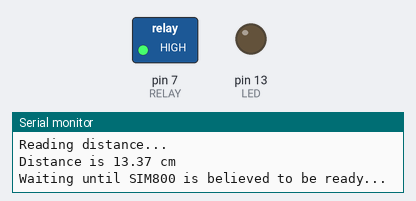
This sketch was run on a simulated Arduino Uno, built with avr-gcc and run on an emulated ATmega328P. Shown: switched loads named in the sketch (green lamp = pin HIGH), output pins drawn as LEDs (lit = HIGH), the last lines printed to the serial monitor. Sleep ends after the set time or at an interrupt; the modem accepts every AT command (registered, SIM ready, sends succeed) and sends nothing else.

Above: at 15.0 s.
At 29.2 s:
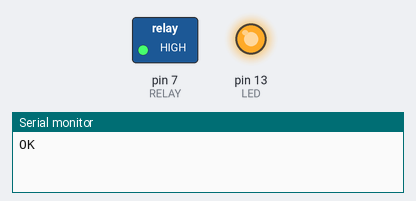
At 60.5 s:
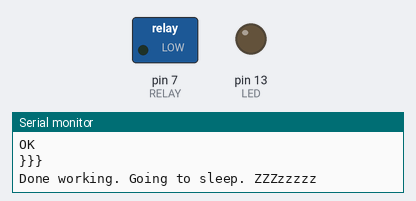
Timing chart, 0 to 115.8 s (numbered marks = the images above):
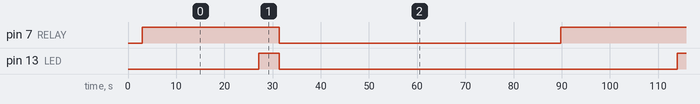

Measured:
- by itself, pin 7 (RELAY): alternates HIGH for 28.4 s and LOW for 58.3 s
- by itself, pin 13 (LED): alternates HIGH for 4.2 s and LOW for 82.5 s

The sketch:

gauge.ino
```cpp
#include "wdsleep.h"
#include "ultrasound.h"
#include "sim800.h"

// http://www.gammon.com.au/forum/?id=11149
// http://www.engblaze.com/hush-little-microprocessor-avr-and-arduino-sleep-mode-basics/
// http://www.circuitbasics.com/wp-content/uploads/2015/11/SRD-05VDC-SL-C-Datasheet.pdf
// https://www.faranux.com/wp-content/uploads/2016/12/SIM800-Series_AT-Command-Manual_V1.09.pdf
// Smart side for å teste http GET-kall: https://webhook.site/#!/480b8799-0b9f-4145-a356-01df766fd0cd/10e62448-4d9b-4bf8-89a2-be7e27754f37/1
// Atemega pinout: https://www.arduino.cc/en/Hacking/PinMapping168

// Sim800L koder:
// atz             Reset all parameters
// at+cmee=2       Enter debug mode: It'll show more error info
// AT&F            Factory reset
// AT+CFUN=1       Enable all phone functionalities
// AT+COPS?

// Husk å sette CFUN til 1, som er full funksjonalitet.

// Pass på å ha nok strøm inn mot sim800l. Vi fikk det til å fungere med 5.4 V.
// Når sim800L binker annethvert sekund, har den koblet seg opp.
// Når den er oppe, og fungerer, kan man ringe til SIM-kortet. Den vil da si "RING" for hvert ring i konsollen.

const int LED = 13;
const int RELAY = 7;

const int SIM_RX = 10;
const int SIM_TX = 11;

const int ULTRA_TRIG = 90;
const int ULTRA_ECHO = 100;

SoftwareSerial simSerial(SIM_RX, SIM_TX);
Sim800 sim(&simSerial);
Ultra ultra (ULTRA_TRIG, ULTRA_ECHO);


void setup() {
  pinMode(LED, OUTPUT);
  pinMode(RELAY, OUTPUT);

  Serial.begin(9600);
  simSerial.begin(9600);

  Serial.println("Hello Karsten and Sigurd. I am woke!");

  while (simSerial.available()) {
    Serial.write(simSerial.read());
  }

  delay(3000);
  simSerial.println("AT\r\n");

  while (simSerial.available()) {
    Serial.write(simSerial.read());
  }
}

double getDistance() {
  ultra.start();

  const int N = 10;
  double distances[N];

  for (int i = 0; i < N; i++) {
    distances[i] = ultra.readDistance();
    Serial.print(F("Got distance: "));
    Serial.print(distances[i]);
    Serial.println(F(" cm"));

    delay(50);
  }

  insertionSort(distances, N);
  printArray(distances, N);

  return distances[N / 2];
}

void onWakeup() {
  Serial.println("Woke up");
  digitalWrite(RELAY, HIGH);

  unsigned long t = millis();

  delay(4000);

  Serial.println("Reading distance...");
  //double distance = getDistance();
  double distance = 13.37;
  Serial.print("Distance is ");
  Serial.print(distance);
  Serial.println(" cm");

  Serial.println("Waiting until SIM800 is believed to be ready...");
  while (millis() < t + 15000) {
    delay(100);
  }

  Serial.println("Talking to SIM800...");
  initHttp();

  Serial.println("HTTP Ready. Sending...");
  digitalWrite(LED, HIGH);
  send(distance);
  digitalWrite(LED, LOW);

  digitalWrite(RELAY, LOW);
  Serial.println("Done working. Going to sleep. ZZZzzzzz");
}

void initHttp() {
  sim.init();
  sim.enableBearerProfile();
  sim.initHttp();
}

void insertionSort(double arr[], int n) {
  double key;
  int i, j;
  for (i = 1; i < n; i++) {
    key = arr[i];
    j = i - 1;

    /* Move elements of arr[0..i-1], that are
      greater than key, to one position ahead
      of their current position */
    while (j >= 0 && arr[j] > key) {
      arr[j + 1] = arr[j];
      j = j - 1;
    }
    arr[j + 1] = key;
  }
}

void printArray(double arr[], int n)
{
  int i;
  for (i = 0; i < n; i++) {
    Serial.print(arr[i]);
    Serial.print(", ");
  }
  Serial.println("");
}

void turnOffPins() {
  //To reduce power, setup all pins as inputs with no pullups
  for (int x = 1 ; x < 18 ; x++) {
    pinMode(x, INPUT);
    digitalWrite(x, HIGH); //changed from low to high which was 400ua change
  }
}

void send(double distance) {
  char url[100];
  memset(url, 0, 100);
  strcat(url, "http://webhook.site/c3d3aa4f-d010-4f4e-ae5b-645a51e4a013");
  strcat(url, "?distance=");
  char distance_str[10];
  memset(distance_str, 0, 10);
  dtostrf(distance, 2, 2, distance_str);
  strcat(url, distance_str);
  Serial.print("Sending get request to: ");
  Serial.println(url);

  sim.sendHttpGet(url);
}

// the loop function runs over and over again forever
void loop() {
  onWakeup();

  delay(1000); // Wait until Serial.print is flushed

  for (int i = 0; i < 7; i++) {
    myWatchdogEnable (0b100001);  // 8 seconds
  }
}

void sim_loop() { // run over and over
  if (simSerial.available()) {
    Serial.write(simSerial.read());
  }
  if (Serial.available()) {
    simSerial.write(Serial.read());
  }
}
```

sim800.h
```cpp
#include <SoftwareSerial.h>

class Sim800 {
  public:
    enum Status {
      ERROR,
      NOT_READY,
      READY,
      CONNECT_OK,
      CONNECT_FAIL,
      ALREADY_CONNECT,
      SEND_OK,
      SEND_FAIL,
      DATA_ACCEPT,
      CLOSED,
      UNKNOWN,
      OK,
      TIMEOUT = 99,
    };
  private:
    SoftwareSerial* serial;
    bool DEBUG = true;

    const char* _networkAPN = "telenor.smart";
    const char* _userName = "dj";
    const char* _passWord = "dj";

    // The _responseInfo list and the `Status` enum must be coherent.
    static const uint8_t _responseInfoSize = 12;
    const char* _responseInfo[_responseInfoSize] = {
      "ERROR",
      "NOT READY",
      "READY",
      "CONNECT OK",
      "CONNECT FAIL",
      "ALREADY CONNECT",
      "SEND OK",
      "SEND FAIL",
      "DATA ACCEPT",
      "CLOSED",
      ">",
      "OK"
    };

  public:

    Status init();
    Status enableBearerProfile();
    Status disableBearerProfile();

    Status initHttp();
    Status closeHttp();

    // Reads everything on the serial buffer. Useful for emptying the buffer.
    String readRaw();

    void printDebug(String *output);

    // Waits for a response and returns with a status code. The timeout is in
    // milliseconds.
    Status checkResponse(uint16_t timeout);


    Sim800(SoftwareSerial* serial) {
      this->serial = serial;
    }

    Status checkConnection();

    Status sendHttpGet(char* url);
};

Sim800::Status Sim800::checkConnection() {
  serial->print(F("AT\r\n"));
  Status status = checkResponse(5000);
  if (status != OK) {
    Serial.println("Failed to connect to SIM800");
  }

  return status;
}

Sim800::Status Sim800::init() {
  // Turn on debug mode
  serial->print(F("at+cmee=2\r\n"));
  Status status = checkResponse(5000);
  if (status != OK) {
    Serial.println("Failed to connect to SIM800");
  }

  // For some reason, the SIM may deactivate different functions. So CFUN=1 will
  // enable all functionality.
  serial->print(F("AT+CFUN=1\r\n"));
  status = checkResponse(5000);
  if (status != OK) {
    Serial.println("Failed to connect to SIM800");
  }

  return status;
}


String Sim800::readRaw() {
  uint16_t timeout = 0;
  while (!serial->available() && timeout < 10000)
  {
    delay(10);
    timeout++;
  }

  if (serial->available())
  {
    String output = serial->readString();
    if (this->DEBUG)
    {
      printDebug(&output);
    }

    return output;
  }

  return "BAD";
}

void Sim800::printDebug(String *output) {
  Serial.print("  Result: {{{");
  Serial.print(*output);
  Serial.println("}}}");
  Serial.flush();
}

Sim800::Status Sim800::checkResponse(uint16_t timeout) {
  unsigned long t = millis();

  delay(1000);

  while (serial->available()) {
    Serial.write(serial->read());
  }

  return OK;

  while (millis() < t + timeout)
  {
    if (serial->available()) //check if the device is sending a message
    {
      String tempData = serial->readString(); // reads the response

      delay(50); // Stupid, I know.... Please remove me.
      if (DEBUG)
      {
        printDebug(&tempData);
      }

      char *mydataIn = strdup(tempData.c_str()); // convert to char data from

      for (byte i = 0; i < _responseInfoSize; i++)
      {
        if ((strstr(mydataIn, _responseInfo[i])) != NULL)
        {
          return (Sim800::Status)i;
        }
      }
    }
  }

  return TIMEOUT;
}


Sim800::Status Sim800::enableBearerProfile() {
  Status status;
  Serial.println("Enabling Bearer profile");

  // Set bearer parameter
  serial->print(F("AT+SAPBR=3,1,\"CONTYPE\",\"GPRS\"\r\n" ));
  status = checkResponse(10000);
  if (status != OK) {
    Serial.println("Failed to set bearer parameter");
    return status;
  }

  // Set APN
  serial->print(F("AT+SAPBR=3,1,\"APN\",\""));
  serial->print(_networkAPN);
  serial->print(F("\"\r\n"));
  status = checkResponse(1000);
  if (status != OK) {
    Serial.println("Failed to set APN");
    return status;
  }

  //    // Set username
  //    serial->print(F("AT+SAPBR=3,1,\"USER\",\""));
  //    serial->print(_userName);
  //    serial->print(F("\"\r\n"));
  //    status = checkResponse(1000);
  //    if (status != OK) {
  //        Serial.println("Failed to set username");
  //        return status;
  //    }
  //
  //    // Set password
  //    serial->print(F("AT+SAPBR=3,1,\"PWD\",\""));
  //    serial->print(_passWord);
  //    serial->print(F("\"\r\n"));
  //    status = checkResponse(1000);
  //    if (status != OK) {
  //        Serial.println("Failed to set password");
  //        return status;
  //    }

  // activate bearer context
  serial->print(F("AT+SAPBR=1,1\r\n"));
  status = checkResponse(10000);
  if (status != OK) {
    Serial.println("Failed to activate bearer context. (No IP)");
    return status;
  }

  delay(2000);

  // get context ip address
  serial->print(F("AT+SAPBR=2,1\r\n "));
  status = checkResponse(10000);
  if (status != OK) {
    Serial.println("Failed to get IP address");
    return status;
  }

  return OK;
}

Sim800::Status Sim800::disableBearerProfile() {
  serial->print(F("AT+SAPBR=0,1\r\n"));

  Status status = checkResponse(20000);
  if (status != OK) {
    Serial.println("Disable berarer profile");
    return status;
  }

  return OK;
}

Sim800::Status Sim800::initHttp() {
  // closeHttp();
  serial->print(F("AT+HTTPINIT\r"));
  return checkResponse(10000);
}

Sim800::Status Sim800::closeHttp() {
  serial->print("AT+HTTPTERM\r\n");
  return checkResponse(10000);
}

Sim800::Status Sim800::sendHttpGet(char* url) {
  //    Status status = _enableBearerProfile();
  //    if (status != Status::OK) {
  //        Serial.println(F("Failed to initialize IP"));
  //        return status;
  //    }
  //
  //    if ((status = initHttp()) != OK) {
  //        Serial.println("Failed to initialize HTTP");
  //        return status;
  //    }

  serial->print(F("AT+HTTPPARA=\"CID\",1\r\n"));
  Status status = checkResponse(10000);
  if (status != OK) {
    Serial.println("Failed to set CID");
    return status;
  }

  serial->print(F("AT+HTTPPARA=\"URL\","));
  serial->print(url);
  serial->print(F("\r\n"));
  status = checkResponse(10000);
  if (status != OK) {
    Serial.println(F("Failed to set HTTP address"));
    return status;
  }

  serial->print(F("AT+HTTPACTION=0\r\n"));
  status = checkResponse(10000);
  if (status != OK) {
    Serial.println(F("Failed to set HTTP action"));
    return status;
  }

  serial->print(F("AT+HTTPREAD\r\n"));
  String buffer = readRaw();

  return OK;
}
```

ultrasound.h
```cpp
class Ultra {
  private:
    int trigPin;
    int echoPin;

  public:
    Ultra(int trigPin, int echoPin);

    void start();
    void stop();

    double readMicroseconds();

    double readDistance();
};

Ultra::Ultra(int trigPin, int echoPin) {
  this->trigPin = trigPin;
  this->echoPin = echoPin;
}


void Ultra::start() {
  Serial.println("Starting ultra");
  pinMode(this->trigPin, OUTPUT); // Sets the trigPin as an Output
  pinMode(this->echoPin, INPUT); // Sets the echoPin as an Input
}

void Ultra::stop() {
  // Not implemented..
}

double Ultra::readMicroseconds() {
  // Clean trigger pint
  digitalWrite(this->trigPin, LOW);
  delayMicroseconds(2);

  // Sets the trigPin on HIGH state for 10 micro seconds
  digitalWrite(this->trigPin, HIGH);
  digitalWrite(13, HIGH);
  delayMicroseconds(10);
  digitalWrite(this->trigPin, LOW);
  digitalWrite(13, LOW);

  return pulseIn(this->echoPin, HIGH);
}

/// Gets the distance in centimeters
double Ultra::readDistance() {
  return readMicroseconds() * 0.034 / 2;
}
```

wdsleep.h
```cpp
#include <avr/sleep.h>
#include <avr/wdt.h>

// http://www.gammon.com.au/forum/?id=11149

// watchdog interrupt
ISR(WDT_vect) {
  wdt_disable();  // disable watchdog
}
void myWatchdogEnable(const byte interval) {  // turn on watchdog timer; interrupt mode every 2.0s
  MCUSR = 0;                          // reset various flags
  WDTCSR |= 0b00011000;               // see docs, set WDCE, WDE
  WDTCSR =  0b01000000 | interval;    // set WDIE, and appropriate delay

  wdt_reset();

  byte adcsra_save = ADCSRA;
  byte prr_save = PRR;

  // disable ADC
  ADCSRA = 0;

  // power reduction register
  // Bit 7 - PRTWI: Power Reduction TWI
  // Bit 6 - PRTIM2: Power Reduction Timer/Counter2
  // Bit 5 - PRTIM0: Power Reduction Timer/Counter0
  // Bit 4 - Res: Reserved bit
  // Bit 3 - PRTIM1: Power Reduction Timer/Counter1
  // Bit 2 - PRSPI: Power Reduction Serial Peripheral Interface
  // Bit 1 - PRUSART0: Power Reduction USART0
  // Bit 0 - PRADC: Power Reduction ADC

  // turn off various modules
  PRR = 0b11101111;

  set_sleep_mode(SLEEP_MODE_PWR_DOWN);   // sleep mode is set here
  sleep_mode();            // now goes to Sleep and waits for the interrupt

  // stop power reduction
  ADCSRA = adcsra_save;
  PRR = prr_save;
}
```
